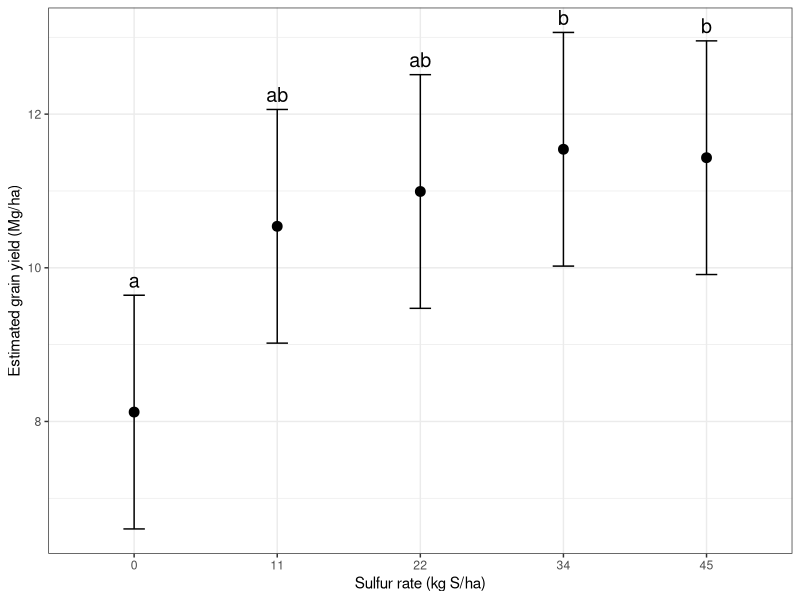
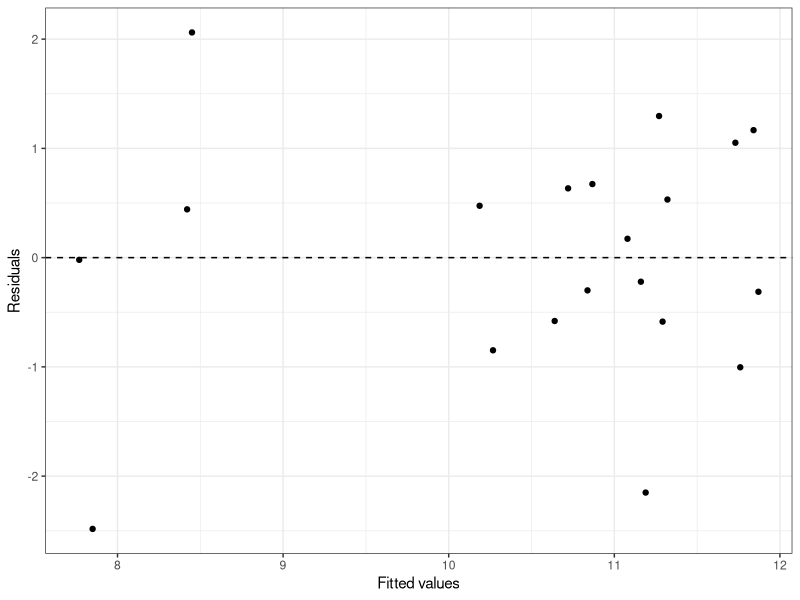

These figures' R source, in order:
## ---- chunk 1
# Import Excel files
library(readxl)

# Select and manipulate variables
library(dplyr)

# Create graphs
library(ggplot2)

# Fit linear mixed-effects models
library(lme4)

# Obtain Kenward-Roger tests
library(lmerTest)

# Estimate marginal means
library(emmeans)

# Create compact letter displays
library(multcomp)
## ---- chunk 2
# Import the workshop dataset
AllData <- read_excel(
  "Data_example.xlsx",
  sheet = "data"
)

# Check the structure of the dataset
str(AllData)
## ---- chunk 3
# Convert sulfur rate to a treatment factor
AllData$S_rate_kg_ha <- factor(AllData$S_rate_kg_ha)

# Convert block to a grouping factor
AllData$block <- factor(AllData$block)
## ---- chunk 4
# Fit the linear mixed-effects model
model <- lmer(
  grain_yield_Mg_ha ~ S_rate_kg_ha + (1 | block),
  data = AllData,
  REML = TRUE
)

# Display the model summary
summary(model)
## ---- chunk 5
# Test the fixed effect using Kenward-Roger degrees of freedom
anova(
  model,
  ddf = "Kenward-Roger"
)
## ---- chunk 6
# Estimate marginal means using Kenward-Roger degrees of freedom
means <- emmeans(
  model,
  ~ S_rate_kg_ha,
  lmer.df = "kenward-roger"
)

# Display the estimated means
means
## ---- chunk 7
# Create compact letter display
results <- cld(
  means,
  Letters = letters,
  lmer.df = "kenward-roger",
  sort = FALSE
) %>%
  as.data.frame() %>%
  mutate(
    letter = trimws(.group)
  )

# Display the treatment means and letters
results
## ---- chunk 8
# Plot estimated means with 95% confidence intervals
ggplot(
  results,
  aes(
    x = S_rate_kg_ha,
    y = emmean
  )
) +
  geom_point(size = 3) +
  geom_errorbar(
    aes(
      ymin = lower.CL,
      ymax = upper.CL
    ),
    width = 0.15
  ) +
  geom_text(
    aes(
      y = upper.CL,
      label = letter
    ),
    vjust = -0.5,
    size = 5
  ) +
  labs(
    x = "Sulfur rate (kg S/ha)",
    y = "Estimated grain yield (Mg/ha)"
  ) +
  theme_bw()
## ---- chunk 9
# Create fitted values and residuals
diagnostic_data <- data.frame(
  fitted = fitted(model),
  residual = resid(model)
)

# Plot residuals against fitted values
ggplot(
  diagnostic_data,
  aes(
    x = fitted,
    y = residual
  )
) +
  geom_point() +
  geom_hline(
    yintercept = 0,
    linetype = "dashed"
  ) +
  labs(
    x = "Fitted values",
    y = "Residuals"
  ) +
  theme_bw()
